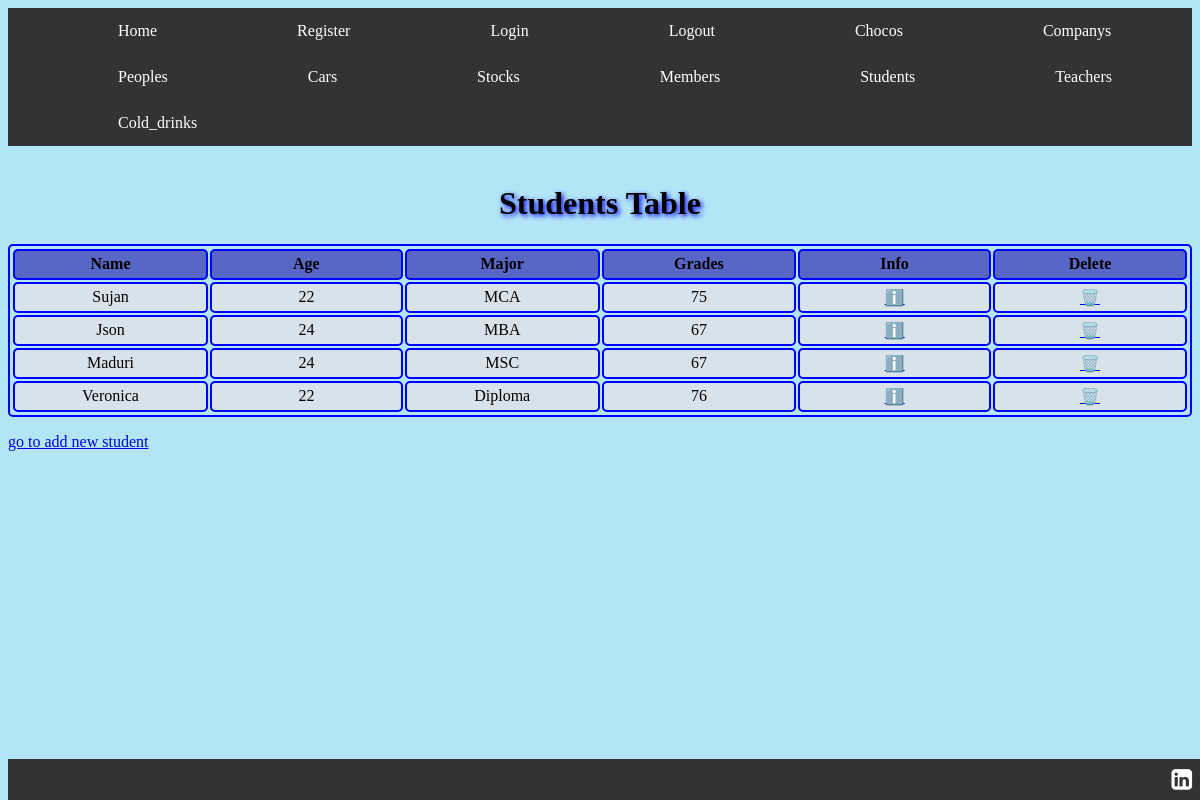
The page /students/ on the database its author committed.
### playground/models.py (models this page shows)
class Students(models.Model):
    name = models.CharField(max_length=255, default="none")
    age = models.IntegerField(max_length=255, default="none")
    major = models.CharField(max_length=255, default="none")
    grades = models.IntegerField(max_length=255, default="none")

### playground/views.py (the view)
# urls.py: path("students/", views.students, name="students"),
def students(request):
    students = Students.objects.all()
    return render(request, "students.html", {"students": students})

### playground/templates/students.html (shortened to what this page needs)
{% load static %}
<!DOCTYPE html>
<html>
<head>
</head>
<head>
</head>
<link rel="stylesheet" href={% static 'templates.css' %}>
<link rel="stylesheet" href="https://cdnjs.cloudflare.com/ajax/libs/font-awesome/4.7.0/css/font-awesome.min.css">
{% include 'header.html' %}
<br>
<h1>Students Table</h1>
<body>
    <table style="width:100%">
        <thead>
            <tr>
                <th>Name</th>
                <th>Age</th>
                <th>Major</th>
                <th>Grades</th>
                <th>Info</th>
                <th>Delete</th>
            </tr>
        </thead>
        <tbody>
            <tr>
                {% if students %}
                {% for student in students %}
                <td>
                    {{student.name}}
                </td>
                <td>
                    {{student.age}}
                </td>
                <td>
                    {{student.major}}
                </td>
                <td>
                    {{student.grades}}
                </td>
                <td>
                    <a href="{% url 'st_name' student.id %}">ℹ️</a>
                </td>
                <td>
                    <a href="{% url 'delete-student' student.id %}">🗑️</a>
                </td>
            </tr>
            {% endfor %}
            {% else %}
            <li>Sorry, no records found </li>
            {% endif %}
        </tbody>
    </table>
    <a href="{% url 'add-student' %}">go to add new student</a>
</body>
{% include 'footer.html' %}
</html>

### playground/static/templates.css (style rules this page uses)
th, td { background-color: rgb(216, 226, 235); padding-top: 20px; padding-bottom: 20px; padding-left: 30px; padding-right: 40px; }
th { background-color: rgb(88, 103, 197); }
body { background-color: rgb(178, 229, 246); }
table, th, td { border-radius: 5px; border: 2px solid blue; padding: 1px; width: 200px; height: 25px; text-align: center; }
h1 { text-shadow: 2px 2px 5px blue; text-align: center; }

### rows shown on the page
Students: name "Sujan", age "22", major "MCA", grades "75"
Students: name "Json", age "24", major "MBA", grades "67"
Students: name "Maduri", age "24", major "MSC", grades "67"
Students: name "Veronica", age "22", major "Diploma", grades "76"
